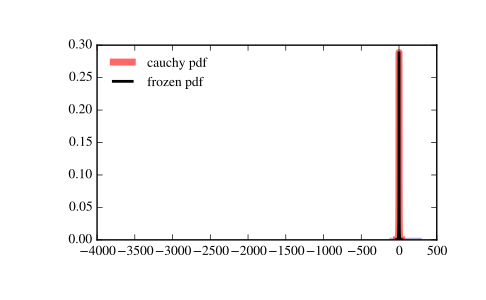

Generate this figure with Python:
from scipy.stats import cauchy
import matplotlib.pyplot as plt
fig, ax = plt.subplots(1, 1)

# Calculate a few first moments:

mean, var, skew, kurt = cauchy.stats(moments='mvsk')

# Display the probability density function (``pdf``):

x = np.linspace(cauchy.ppf(0.01),
                cauchy.ppf(0.99), 100)
ax.plot(x, cauchy.pdf(x),
       'r-', lw=5, alpha=0.6, label='cauchy pdf')

# Alternatively, the distribution object can be called (as a function)
# to fix the shape, location and scale parameters. This returns a "frozen"
# RV object holding the given parameters fixed.

# Freeze the distribution and display the frozen ``pdf``:

rv = cauchy()
ax.plot(x, rv.pdf(x), 'k-', lw=2, label='frozen pdf')

# Check accuracy of ``cdf`` and ``ppf``:

vals = cauchy.ppf([0.001, 0.5, 0.999])
np.allclose([0.001, 0.5, 0.999], cauchy.cdf(vals))
# True

# Generate random numbers:

r = cauchy.rvs(size=1000)

# And compare the histogram:

ax.hist(r, normed=True, histtype='stepfilled', alpha=0.2)
ax.legend(loc='best', frameon=False)
plt.show()
